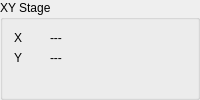
         <widget class="QGroupBox" name="groupBox">
          <property name="sizePolicy">
           <sizepolicy hsizetype="Minimum" vsizetype="Minimum">
            <horstretch>0</horstretch>
            <verstretch>0</verstretch>
           </sizepolicy>
          </property>
          <property name="minimumSize">
           <size>
            <width>200</width>
            <height>0</height>
           </size>
          </property>
          <property name="maximumSize">
           <size>
            <width>290</width>
            <height>16777215</height>
           </size>
          </property>
          <property name="title">
           <string>XY Stage</string>
          </property>
          <layout class="QGridLayout" name="gridLayout_4">
           <item row="0" column="0">
            <layout class="QFormLayout" name="formLayout">
             <item row="0" column="0">
              <widget class="QLabel" name="label_X">
               <property name="sizePolicy">
                <sizepolicy hsizetype="Preferred" vsizetype="Preferred">
                 <horstretch>0</horstretch>
                 <verstretch>0</verstretch>
                </sizepolicy>
               </property>
               <property name="minimumSize">
                <size>
                 <width>30</width>
                 <height>0</height>
                </size>
               </property>
               <property name="text">
                <string>X</string>
               </property>
              </widget>
             </item>
             <item row="0" column="1">
              <widget class="QLabel" name="label_positionX">
               <property name="text">
                <string>---</string>
               </property>
              </widget>
             </item>
             <item row="1" column="0">
              <widget class="QLabel" name="label_Y">
               <property name="minimumSize">
                <size>
                 <width>30</width>
                 <height>0</height>
                </size>
               </property>
               <property name="text">
                <string>Y</string>
               </property>
              </widget>
             </item>
             <item row="1" column="1">
              <widget class="QLabel" name="label_positionY">
               <property name="text">
                <string>---</string>
               </property>
              </widget>
             </item>
            </layout>
           </item>
          </layout>
         </widget>
